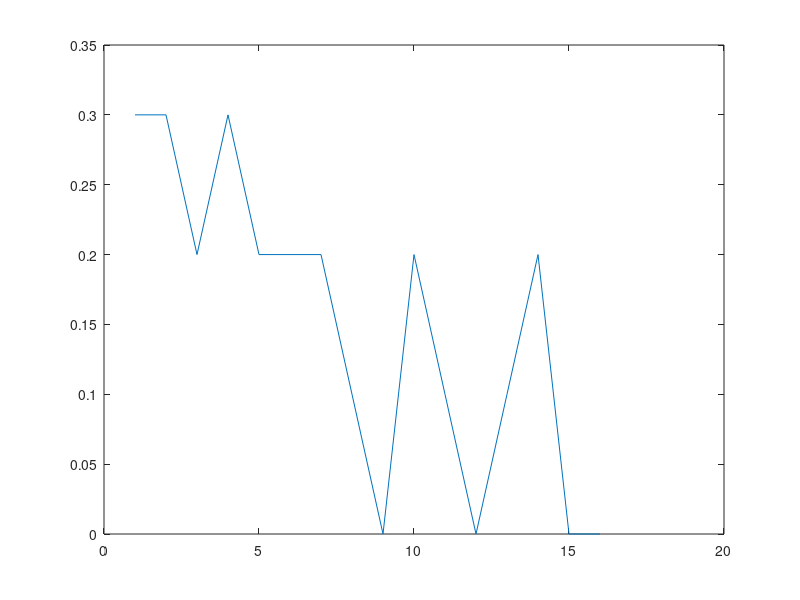

Source code (MATLAB):
clc;
clear all;
% Create 1x432 bits-vector
pack = randi([0 1],1,100000);
pack=[0 1 0 1 1 1 0 1 0 1];

   %% Transmitter 
%% Use convolution encoder for coding part
%  codwords=zeros(1,(length(pack))*2);
    inital_state=[0 0];   %initial state
    updated_state=[0 0];  % updated state
    
    for i=1:length(pack)
j=1;
o1=xor(pack(i),inital_state(j+1)); % o1=xor(u,D^2)
tem=xor(inital_state(j),inital_state(j+1));
o2=xor(pack(i),tem); % o2=xor(u,D,D^2)
pack_codewrd(i,:)=[o1 o2]; %bits into encoded codewords

 % updating state by shifting input bits into initial state
bit=inital_state(1,1);
updated_state=[pack(i),bit]; % make 1st bit from data and 2nd bit from the 1st bit of initial state
% upting state ends here
inital_state=updated_state;
    end
%%  bits To Symbols
    %%%%%%%%%%% Change const
    const = [1+(1*j), -1+(1*j),  1-(1*j),-1-(1*j)]/sqrt(2);     % Constellation 1 - QPSK/4-QAM -- Divide by sqrt(2), so E_s = 1
    
    cut_m = buffer(pack,2)';
    cut_m_idx = bi2de(cut_m, 'left-msb') +1;
    symbols_pack = const(cut_m_idx); % look up symbols over constellation
    N=length(symbols_pack);
    
%     %codeword data
%     cut_m_codwrd = buffer(pack_codewrd,2)';
%     cut_m_idx_cdwrd = bi2de(cut_m_codwrd, 'left-msb') +1;
%     symbols_pack_cdwrd = const(cut_m_idx_cdwrd); % look up symbols over constellation
%     N_cdwrd=length(symbols_pack_cdwrd);
    
    % Add SNR
    SNR=[-10:2:20];
    
   for i=1:length(SNR)
       
    s=SNR(i)*symbols_pack;
    
%     OFDM_symbols=ifft(s,N); % this is our signal s
    noise=rand(1,N);
    y=s+noise; %genr_signal
    
%%
%Receiver
Received_codeword=[0011010010];

%============================== Viterbi Algorithm ========================
rx=y;
% Minimum Eucledian distance detector (soft decoding)
% Relate the detection to Detection region
metric = abs(repmat(rx.',1,4) - repmat(const, length(rx), 1)).^2; % compute the distance to each possible symbol
[tmp m_hat] = min(metric, [], 2); % find the closest for each received symbol
m_hat = m_hat'-1;   % get the index of the symbol in the constellation

symbols = const(m_hat+1);


%%
SER = symerr(cut_m_idx'-1, m_hat); %count symbol errors
b_hat_buffer = de2bi(m_hat, 2, 'left-msb')'; %make symbols into bits
b_hat = b_hat_buffer(:)'; %write as a vector
BER_uncoded(i)=(sum((abs(pack-b_hat).^2))/length(pack));
% BER(i) = biterr(pack, b_hat); %count of bit errors
% fprintf('SER = %d, BER = %d\n', SER, BER)
 end
plot(BER_uncoded) 


